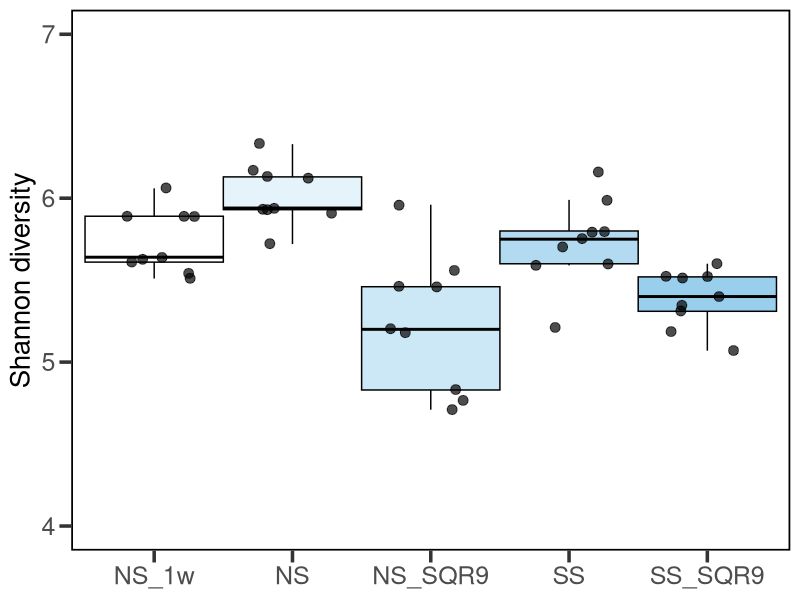

Here is the R script that generated this plot:
# === Load required packages ===
library(ggplot2)
library(dplyr)
library(ggpubr)

# === Import data ===
df <- read.csv("Shannon_gyrA.csv")

# Preserve the order of factor levels
df$richness <- factor(df$richness, levels = unique(df$richness))


# Color palette option 2: 99CFED tones
my_colors <- c("#ffffff", "#e5f3fa", "#cce7f6", "#b2dbf1", "#99cfed")

# === Plot boxplot without significance annotations ===
p <- ggplot(df, aes(x = richness, y = Shannon)) +
  geom_boxplot(aes(fill = richness), width = 1, outlier.shape = NA, color = "black") +
  geom_jitter(size = 3, alpha = 0.7, color = "black", width = 0.3) +
  scale_fill_manual(values = my_colors) +
  scale_color_manual(values = my_colors) +
  theme_bw(base_size = 14) +
  theme(
    legend.position = "none",
    axis.title.x = element_blank(),
    axis.title.y = element_text(size = 20, face = "plain"),
    axis.text = element_text(size = 18),
    panel.border = element_rect(color = "black", linewidth = 1.2, fill = NA),
    axis.ticks = element_line(linewidth = 1.2),
    axis.ticks.length = unit(0.3, "cm"),
    panel.grid.major = element_blank(),
    panel.grid.minor = element_blank()
  ) +
  labs(y = "Shannon diversity") +
  ylim(4, 7)

# === Save figure as PDF ===
ggsave("Shannon_gyrA.pdf", plot = p, device = "pdf", width = 6, height = 5, units = "in")
